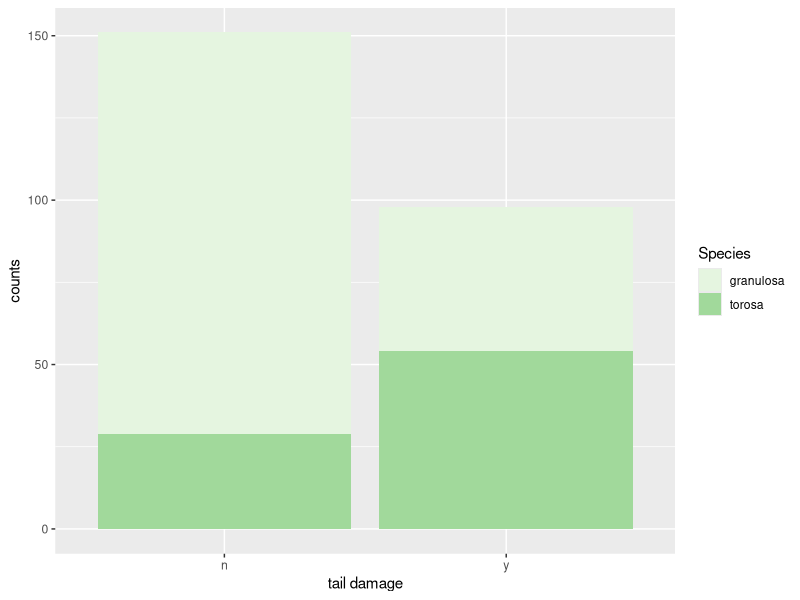
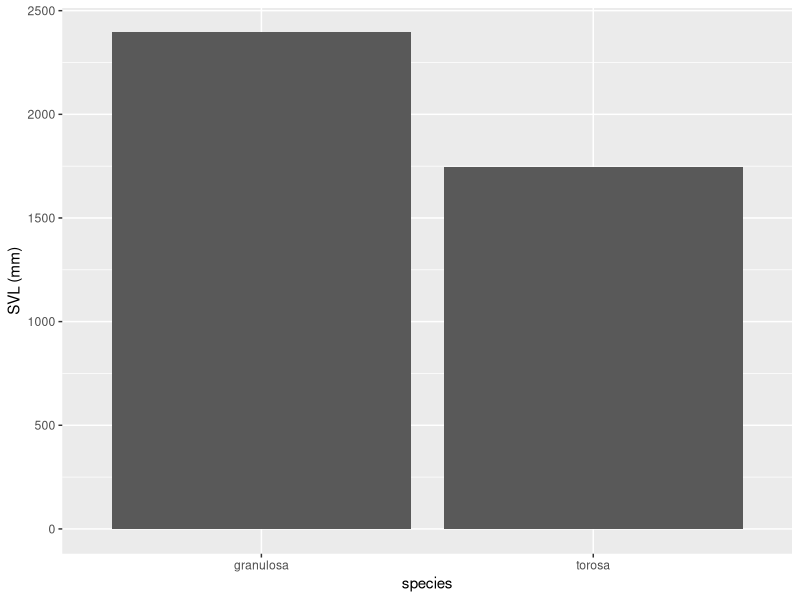

Write R code to recreate these figures, in order.
## ---- chunk 1
library(tidyverse)
data <- read_csv("data/max.newt.2017.csv")
data
data <- data %>% mutate(tail.tip.damage = case_when(tail.tipped == "y" ~ 1, tail.tipped == "n" ~ 0))

#viz####
counts <- data %>% group_by(Species, tail.tipped) %>% count()
counts
44/166 #glanulosa quick prop
54/83 #torosa

ggplot(counts, aes(tail.tipped, n, fill = Species)) + 
  geom_bar(stat = "identity") + 
  scale_fill_brewer(palette = "Greens") +
  labs(x = "tail damage", y = "counts")

ggplot(data, aes(Species, SVL)) + 
  geom_bar(stat = "identity") + 
  scale_fill_brewer(palette = "Greens") +
  labs(x = "species", y = "SVL (mm)")

#model####
#size as covariate
m <- glm(tail.tip.damage~Species + SVL, family=binomial(link='logit'), data = data)
summary(m)
anova(m, test = "Chisq")

#size as factor
m <- glm(tail.tip.damage~Species*SVL, family=binomial(link='logit'), data = data)
summary(m)
anova(m, test = "Chisq")

